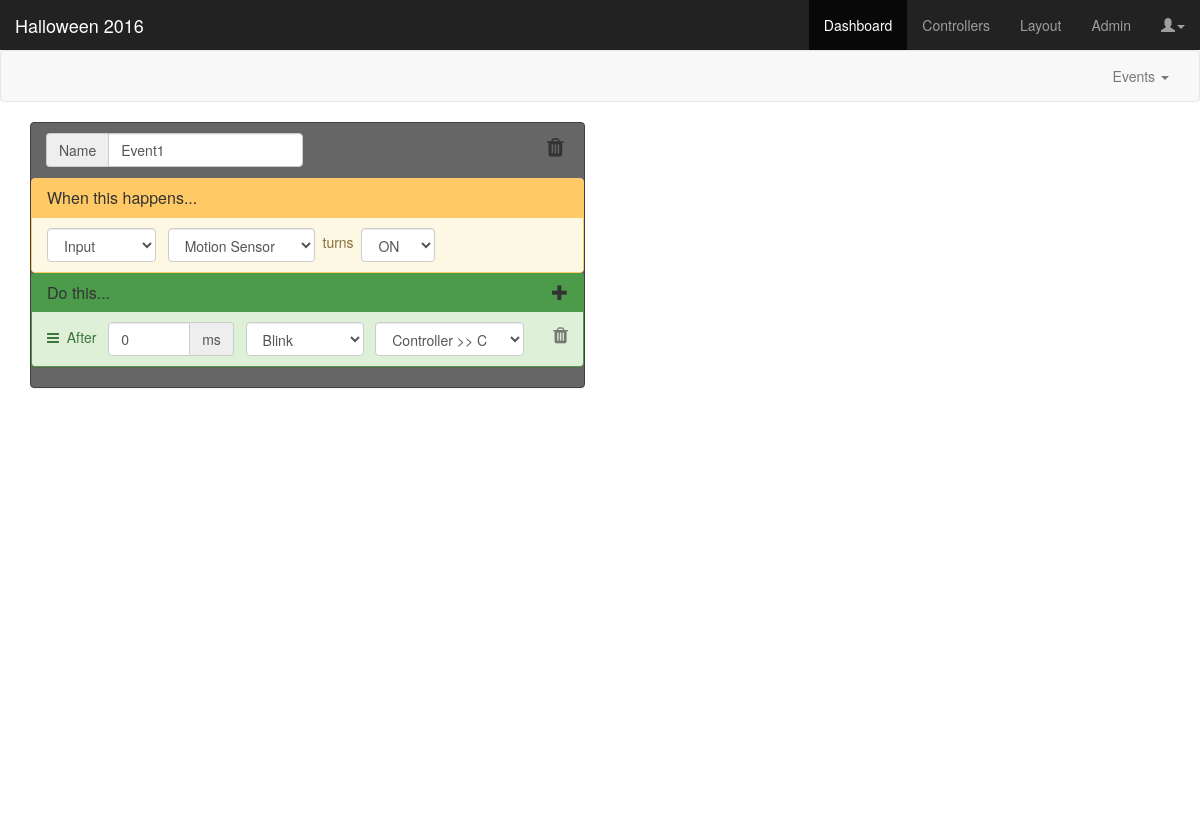
/dashboard, run on the app's committed database.
### app/models.py (models this page shows, shortened)
class Event(db.Model):
	id = db.Column(db.Integer, primary_key=True)
	project_id = db.Column(db.Integer, db.ForeignKey('project.id'))
	name = db.Column(db.String(24))
	loop = db.Column(db.Integer, default=1)
	triggers = db.relationship(
		'Trigger',
		secondary = event_triggers,
		primaryjoin = 'event_triggers.c.event_id == Event.id',
		secondaryjoin = 'event_triggers.c.trigger_id == Trigger.id',
		backref = db.backref('events', lazy='dynamic'),
		lazy = 'dynamic')
	actions = db.relationship(
		'Action',
		secondary = event_actions,
		backref = db.backref('events', lazy='dynamic'),
		lazy = 'dynamic')
	@property
	def serialize(self):
		return {
			'id': self.id,
			'project_id': self.project_id,
			'name': self.name,
			'loop': self.loop,
			'triggers': self.serialize_triggers,
			'actions': self.serialize_actions
		}
	@property
	def serialize_triggers(self):
		return [item.serialize for item in self.triggers]
	@property
	def serialize_actions(self):
		return [item.serialize for item in self.actions]

class Trigger(db.Model):
	id = db.Column(db.Integer, primary_key=True)
	input_id = db.Column(db.Integer, db.ForeignKey('port.id'))
	triggertype_id = db.Column(db.Integer, db.ForeignKey('triggertype.id'), default=0)
	param1 = db.Column(db.String(8), default='0')
	param2 = db.Column(db.String(8), default='0')
	@property
	def serialize(self):
		return{
			'id': self.id,
			'input_id': self.input_id,
			'tt_id': self.triggertype_id,
			'param1': self.param1,
			'param2': self.param2
		}

class Port(db.Model):
	id = db.Column(db.Integer, primary_key=True)
	controller_id = db.Column(db.Integer, db.ForeignKey('controller.id'))
	port = db.Column(db.String(2))
	name = db.Column(db.String(25))
	state = db.Column(db.String(10))
	type = db.Column(db.String(8))
	@property
	def serialize(self):
		return {
			'id': self.id,
			'cid': self.controller_id,
			'cname': self.controller.name,
			'port': self.port,
			'name': self.name,
			'state': self.state,
			'type': self.type,
			'color_id': self.controller.color_id
		}

class Controller(db.Model):
	id = db.Column(db.Integer, primary_key=True)
	project_id = db.Column(db.Integer, db.ForeignKey('project.id'))
	color_id = db.Column(db.Integer, db.ForeignKey('color.id'))
	name = db.Column(db.String(25), unique=True)
	ports = db.relationship('Port', backref='controller')

### app/views.py (the view)
@app.route('/dashboard')
def dashboard():
	project = projectname
	controllers = Controller.query.filter(Controller.project_id==projectid)
	if controllers.count() == 0:
		return redirect("/controllers")
	return render_template('dashboard.html',
		title='Dashboard',
		projectname=project,
		inputs=[i.serialize for i in Port.query.filter(Port.type == 'input', Port.state != 'DISABLED')],
		triggertypes=[tt.serialize for tt in Triggertype.query.all()],
		actiontypes=[at.serialize for at in Actiontype.query.all()],
		outputs=[o.serialize for o in Port.query.filter(Port.type == 'output', Port.state != 'DISABLED')],
		sounds=sounds,
		events=[e.serialize for e in Event.query.all()]
	)

### app/models.py (called while the page is built)
	@property
	def serialize(self):
		return {
			'id': self.id,
			'name': self.name,
			'type': self.type
		}

	@property
	def serialize(self):
		return{
			'id': self.id,
			'name': self.name,
			'type': self.type
		}

	@property
	def serialize(self):
		return{
			'id': self.id,
			'output_id': self.output_id,
			'sound_id': self.sound_id,
			'actiontype_id': self.actiontype_id,
			'delay': self.delay,
			'param1': self.param1
		}

### app/templates/dashboard.html (shortened to what this page needs)
{% extends "base.html" %}
{% block content %}
<link href="static/css/dashboard.css" rel="stylesheet">
<nav class="navbar navbar-default">
  <div class="container-fluid">
    <div class="collapse navbar-collapse" id="navbar-collapse-1">
      <ul class="nav navbar-nav navbar-right">
        <li class="dropdown">
        <a href="#" class="dropdown-toggle" data-toggle="dropdown">Events <span class="caret"></span></a>
      </ul>
    </div>
  </div>
</nav>
<div class="container-fluid dashboard">
  <div class="col-md-6 odd-col">
    {% for e in events|selectattr("id", "odd") %}
    <div class="panel panel-event" id="event-{{ e.id }}">
      <form class="form-inline">
        <div class="panel-heading">
          <h3 class="panel-title">
            <div class="form-group">
              <div class="input-group">
                <span class="input-group-addon">Name</span>
                <input type="text" class="form-control update-event" name="eventname" value="{{ e.name }}" />
              </div>
            </div>
            <span class="pull-right">
              <i class="fa fa-trash fa-fw fa-lg form-control-static delete-event" data-eventid="event-{{ e.id }}"></i>
            </span>
          </h3>
        </div>
        <div class="panel panel-trigger">
          <div class="panel-heading">
            <h3 class="panel-title">When this happens...</h3>
          </div>
          <ul class="list-group trigger-list">
            {% for t in e.triggers %}
            <li class="list-group-item list-group-item-warning" id="trigger-{{ t.id }}">
              <select class="form-control triggertype-select update-event" name="triggertype_id">
                {% for tt in triggertypes %}
                <option value="{{ tt.id }}"{% if t.tt_id == tt.id %} selected{% endif %}>{{ tt.name }}</option>
                {% endfor %}
              </select>&nbsp;&nbsp;
              <span class="trigger-group Input{% if t.tt_id != 0 %} hidden{% endif %}">
                <select class="form-control update-event" name="port_id">
                  {% for i in inputs %}
                  <option value="{{ i.id }}"{% if t.input_id == i.id %} selected{% endif %}>{% if i.name|length == 1 %}{{ i.cname }} >> {% endif %}{{ i.name }}</option>
                  {% endfor %}
                </select>
                &nbsp;turns&nbsp;
                <select class="form-control update-event" name="input-param1">
                  <option value="ON"{% if t.param1 == "ON" %} selected{% endif %}>ON</option>
                </select>
              </span>
            </li>
            {% endfor %}
          </ul>
        </div>
        <div class="panel panel-action">
          <div class="panel-heading">
            <h3 class="panel-title">Do this...<div class="add-action pull-right" data-placement="right" data-toggle="tooltip" title="Add an Action to this Event..." data-eventid="event-{{ e.id }}" data-container="body"><span class="glyphicon glyphicon-plus"></span></div></h3>
          </div>
          <ul class="list-group sortable action-list">
            {% for a in e.actions %}
            <li class="list-group-item list-group-item-success" id="action-{{ a.id }}">
              <i class="fa fa-bars"></i><span>&nbsp;&nbsp;After&nbsp;&nbsp;</span>
              <div class="input-group">
                <input type="text" class="form-control delay update-event" name="action-{{ a.id }}-delay" value="{{ a.delay }}" size=5 />
                <span class="input-group-addon">ms</span>
              </div>&nbsp;&nbsp;
              <select class="form-control actiontype-select update-event" name="action-{{ a.id }}-actiontype_id">
                {% for at in actiontypes %}
                <option value="{{ at.id }}"{% if a.actiontype_id == at.id %} selected{% endif %}>{{ at.name }}</option>
                {% endfor %}
              </select>&nbsp;&nbsp;
              <span class="action-group Turn Toggle Blink">
                <select class="form-control output_id update-event" name="action-{{ a.id }}-output_id">
                  {% for o in outputs %}
                  <option value="{{ o.id }}"{% if a.output_id == o.id %} selected{% endif %}>{% if o.name|length == 1 %}{{ o.cname }} >> {% endif %}{{ o.name }}</option>
                  {% endfor %}
                </select>&nbsp;&nbsp;
              </span>
              <i class="pull-right fa fa-trash fa-lg form-control-static text-muted delete-action" data-actionid="action-{{ a.id }}" data-eventid="event-{{ e.id }}"></i>
            </li>
            {% endfor %}
          </ul>
        </div>
      </form>
    </div>
    {% endfor %}
  </div>
  <div class="col-md-6 even-col">
              </div>
</div>
{% endblock %}

### app/static/css/dashboard.css (style rules this page uses)
body { padding-top: 50px; }
.dashboard { height: calc(100vh - 100px); }
.panel-trigger { border: 1px solid #FFC966; margin-bottom: 0; }
.panel-trigger > .panel-heading { background-color: #FFC966; }
.panel-action { background-color: #4b9b4b; }
.panel-event { background-color: #666666; border: 1px solid #404040; }

### data on the page
Event: eventname "Event1", delay "0", name "Controller >> C"
Trigger: port_id "Motion Sensor", input-param1 "ON"

### other printed values
{{ projectname }} "Halloween 2016"
form field triggertype_id "Input"
form field value "Blink"
